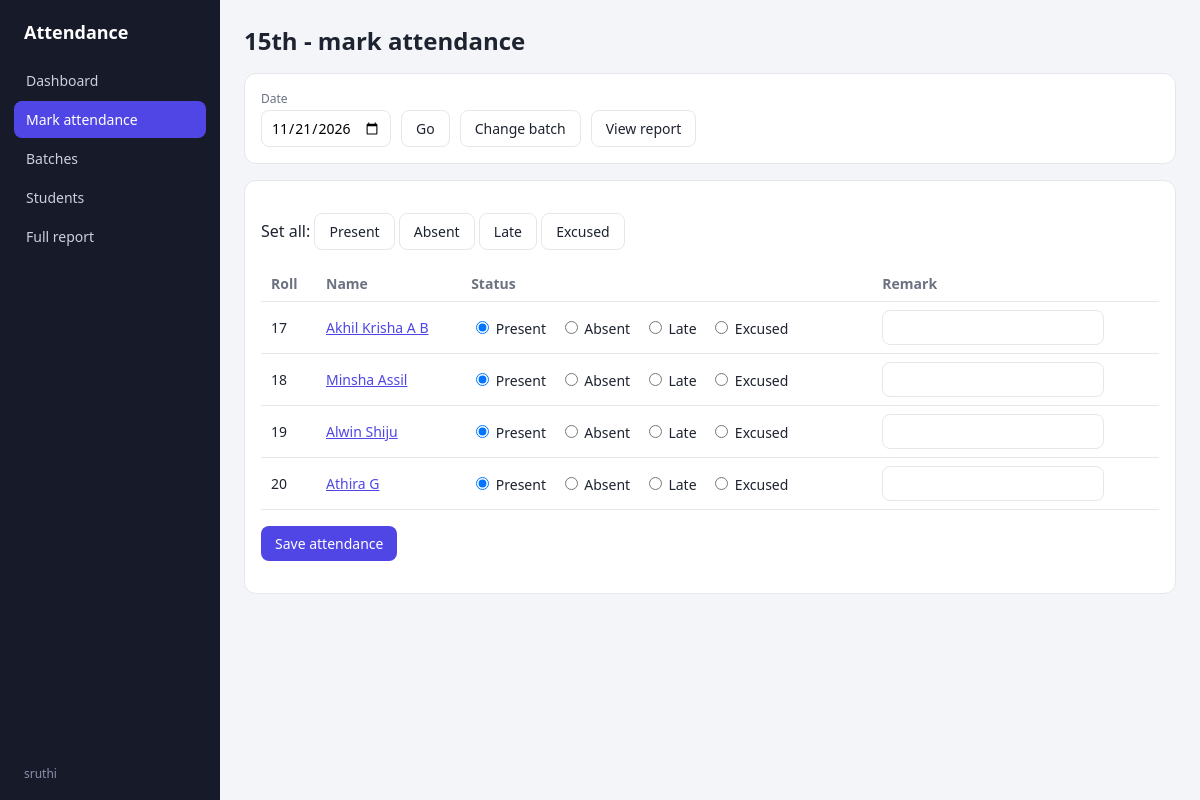
The page /batch/3/mark/ (signed in) on the database its author committed.
### attendance/models.py (models this page shows, shortened)
class Batch(models.Model):
    name = models.CharField(max_length=100, unique=True)
    description = models.CharField(max_length=255, blank=True)
    created_at = models.DateTimeField(auto_now_add=True)
    class Meta:
        ordering = ["name"]
        verbose_name_plural = "batches"

class Student(models.Model):
    batch = models.ForeignKey(Batch, on_delete=models.CASCADE, related_name="students")
    roll_no = models.CharField(max_length=30)
    name = models.CharField(max_length=150)
    email = models.EmailField(blank=True)
    phone = models.CharField(max_length=20, blank=True)
    is_active = models.BooleanField(default=True)
    class Meta:
        ordering = ["batch__name", "roll_no"]
        constraints = [
            models.UniqueConstraint(fields=["batch", "roll_no"], name="unique_roll_per_batch")
        ]

### attendance/views.py (the view, shortened to what this page needs)
# urls.py: path("batch/<int:batch_id>/mark/", views.mark_attendance, name="mark"),
@login_required
def mark_attendance(request, batch_id):
    batch = get_object_or_404(Batch, pk=batch_id)
    students = list(batch.students.filter(is_active=True))
    today = timezone.localdate()
    day = _parse_date(request.POST.get("date") or request.GET.get("date"), today)
    if day > today:
        messages.error(request, "You can't mark attendance for a future date.")
        day = today
    existing = {a.student_id: a for a in Attendance.objects.filter(student__in=students, date=day)}
    rows = [
        {
            "student": s,
            "status": existing[s.pk].status if s.pk in existing else Attendance.PRESENT,
            "remark": existing[s.pk].remark if s.pk in existing else "",
        }
        for s in students
    ]
    return render(
        request,
        "attendance/mark.html",
        {
            "batch": batch,
            "rows": rows,
            "day": day,
            "today": today,
            "already_marked": bool(existing),
            "statuses": Attendance.STATUS_CHOICES,
        },
    )

### attendance/views.py (called while the page is built)
def _parse_date(value, default):
    parsed = parse_date(value) if value else None
    return parsed or default

### attendance/templates/attendance/mark.html (shortened to what this page needs)
{% extends "attendance/base.html" %}
{% load static %}
{% block content %}
<h2>{{ batch.name }} - mark attendance</h2>
<form method="get" class="card filters">
  <div>
    <label for="date">Date</label>
    <input type="date" id="date" name="date" value="{{ day|date:'Y-m-d' }}" max="{{ today|date:'Y-m-d' }}">
  </div>
  <button class="btn secondary" type="submit">Go</button>
  <a class="btn secondary" href="{% url 'attendance:mark_select' %}?date={{ day|date:'Y-m-d' }}">Change batch</a>
  <a class="btn secondary" href="{% url 'attendance:report' batch.pk %}">View report</a>
</form>
<form method="post" class="card">
  <p>
    Set all:
    {% for code, label in statuses %}
      <button type="button" class="btn secondary" data-all="{{ code }}">{{ label }}</button>
    {% endfor %}
  </p>
  <table>
    <thead><tr><th>Roll</th><th>Name</th><th>Status</th><th>Remark</th></tr></thead>
    <tbody>
    {% for row in rows %}
      <tr>
        <td>{{ row.student.roll_no }}</td>
        <td><a href="{% url 'attendance:student' row.student.pk %}">{{ row.student.name }}</a></td>
        <td class="radios">
          {% for code, label in statuses %}
            <label><input type="radio" name="status_{{ row.student.pk }}" value="{{ code }}"
              {% if row.status == code %}checked{% endif %}> {{ label }}</label>
          {% endfor %}
        </td>
        <td><input type="text" name="remark_{{ row.student.pk }}" value="{{ row.remark }}" maxlength="255"></td>
      </tr>
    {% empty %}
      <tr><td colspan="4" class="muted">No active students in this batch.</td></tr>
    {% endfor %}
    </tbody>
  </table>
  {% if rows %}<p><button class="btn" type="submit">Save attendance</button></p>{% endif %}
</form>
{% endblock %}

### attendance/templates/attendance/base.html (shortened to what this page needs)
{% load static %}<!doctype html>
<html lang="en">
<head>
  <link rel="stylesheet" href="{% static 'css/style.css' %}">
</head>
<body>
  {% with url=request.resolver_match.url_name %}
  <div class="layout">
    <aside class="sidebar">
      <div class="brand">Attendance</div>
      <nav>
        <a href="{% url 'attendance:dashboard' %}" class="{% if url == 'dashboard' %}active{% endif %}">Dashboard</a>
        <a href="{% url 'attendance:mark_select' %}" class="{% if url == 'mark_select' or url == 'mark' %}active{% endif %}">Mark attendance</a>
        <a href="{% url 'attendance:batch_list' %}" class="{% if url == 'batch_list' or url == 'batch_create' or url == 'batch_update' or url == 'batch_delete' or url == 'report' %}active{% endif %}">Batches</a>
        <a href="{% url 'attendance:student_list' %}" class="">Students</a>
        <a href="{% url 'attendance:full_report' %}" class="{% if url == 'full_report' %}active{% endif %}">Full report</a>
      </nav>
      <div class="who">{{ request.user.get_username }}</div>
    </aside>
    <div class="content">
      <div class="content-inner">
        {% block content %}{% endblock %}
      </div>
    </div>
  </div>
  {% endwith %}
</body>
</html>

### static/css/style.css (style rules this page uses)
:root { --bg: #f4f5f8; --card: #fff; --text: #1d2330; --muted: #6b7280; --line: #e5e7eb; --accent: #4f46e5; --ok: #15803d; --bad: #b91c1c; --warn: #b45309; --side: #171a29; }
* { box-sizing: border-box; }
body { margin: 0; font-family: system-ui, -apple-system, "Segoe UI", sans-serif; background: var(--bg); color: var(--text); }
a { color: var(--accent); }
h2 { margin: 0 0 16px; }
.layout { display: grid; grid-template-columns: 220px 1fr; min-height: 100vh; }
.sidebar { background: var(--side); color: #cbd0e0; padding: 20px 14px; position: sticky; top: 0; height: 100vh; }
.brand { color: #fff; font-weight: 700; font-size: 18px; padding: 0 10px 18px; }
.sidebar nav a { display: block; color: #cbd0e0; text-decoration: none; padding: 9px 12px; border-radius: 8px; margin-bottom: 2px; font-size: 14px; }
.sidebar nav a.active { background: var(--accent); color: #fff; }
.sidebar .who { position: absolute; bottom: 18px; left: 24px; font-size: 12px; color: #8b92ab; }
.content { padding: 24px; min-width: 0; }
.content-inner { max-width: 1100px; margin: 0 auto; }
.card { background: var(--card); border: 1px solid var(--line); border-radius: 12px; padding: 16px; margin-bottom: 16px; overflow-x: auto; }
table { width: 100%; border-collapse: collapse; }
th, td { text-align: left; padding: 8px 10px; border-bottom: 1px solid var(--line); font-size: 14px; white-space: nowrap; }
th { color: var(--muted); font-weight: 600; }
.btn { display: inline-block; background: var(--accent); color: #fff; border: 0; padding: 8px 14px; border-radius: 8px; font-size: 14px; cursor: pointer; text-decoration: none; font-family: inherit; }
.btn.secondary { background: #fff; color: var(--text); border: 1px solid var(--line); }
input[type=date], input[type=text], input[type=email], input[type=search], select, textarea { padding: 7px 9px; border: 1px solid var(--line); border-radius: 8px; font-size: 14px; font-family: inherit; background: #fff; }
.filters { display: flex; gap: 10px; flex-wrap: wrap; align-items: end; }
.filters label { font-size: 12px; color: var(--muted); display: block; margin-bottom: 3px; }
.radios label { margin-right: 10px; white-space: nowrap; font-size: 14px; }

### rows shown on the page
Batch: name "15th"
Student: student.roll_no "17", student.name "Akhil Krisha A B", statuses "Present" "Absent" "Late" "Excused"
Student: student.roll_no "18", student.name "Minsha Assil", statuses "Present" "Absent" "Late" "Excused"
Student: student.roll_no "19", student.name "Alwin Shiju", statuses "Present" "Absent" "Late" "Excused"
Student: student.roll_no "20", student.name "Athira G", statuses "Present" "Absent" "Late" "Excused"

### other values the page prints
{{ request.user.get_username }} "sruthi"
{{ label }} "Present" "Absent" "Late" "Excused"
